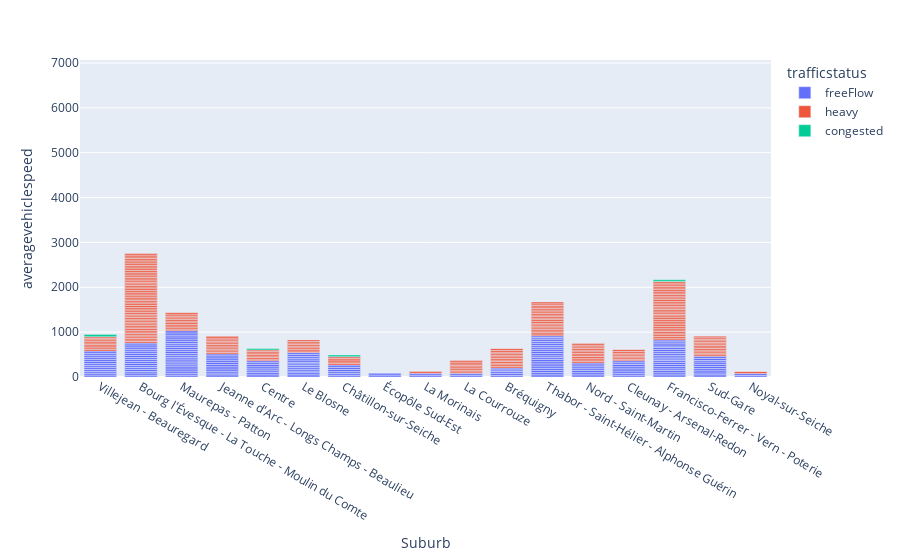

Notebook source saved alongside this figure:
### Code cell
# We Can see that Chatilion-sur-Seiche is The most place where The average speed is the highest.
# While The Most Place that have The Lowest Average Speed Is the Rue de Nantes.
# Thus We Can Assume That Chatilion-sur-Seiche have a Free Flow Traffic as the average speeds are high, while Rue de Nantes has a congested or heavy traffic. 

fig = px.bar(top_10, y='averagevehiclespeed',
             x='Suburb',
            color='trafficstatus')
fig.show()

### Figure 1 — Plotly figure (JSON) as saved in the notebook; plotly's stock layout.template omitted (floating-point values rounded to 4 significant figures; data arrays with more than 128 entries replaced by an {"elided": "..."} marker saying what was removed)
{"data": [{"alignmentgroup": "True", "hovertemplate": "trafficstatus=freeFlow<br>Suburb=%{x}<br>averagevehiclespeed=%{y}<extra></extra>", "legendgroup": "freeFlow", "marker": {"color": "#636efa", "pattern": {"shape": ""}}, "name": "freeFlow", "offsetgroup": "freeFlow", "orientation": "v", "showlegend": true, "textposition": "auto", "type": "bar", "x": {"elided": "237 str values"}, "xaxis": "x", "y": {"elided": "237 int values"}, "yaxis": "y"}, {"alignmentgroup": "True", "hovertemplate": "trafficstatus=heavy<br>Suburb=%{x}<br>averagevehiclespeed=%{y}<extra></extra>", "legendgroup": "heavy", "marker": {"color": "#EF553B", "pattern": {"shape": ""}}, "name": "heavy", "offsetgroup": "heavy", "orientation": "v", "showlegend": true, "textposition": "auto", "type": "bar", "x": {"elided": "311 str values"}, "xaxis": "x", "y": {"elided": "311 int values"}, "yaxis": "y"}, {"alignmentgroup": "True", "hovertemplate": "trafficstatus=congested<br>Suburb=%{x}<br>averagevehiclespeed=%{y}<extra></extra>", "legendgroup": "congested", "marker": {"color": "#00cc96", "pattern": {"shape": ""}}, "name": "congested", "offsetgroup": "congested", "orientation": "v", "showlegend": true, "textposition": "auto", "type": "bar", "x": [null, null, null, "Villejean - Beauregard", "Francisco-Ferrer - Vern - Poterie", "Centre", "Châtillon-sur-Seiche"], "xaxis": "x", "y": [40, 36, 43, 49, 38, 34, 40], "yaxis": "y"}], "layout": {"barmode": "relative", "legend": {"title": {"text": "trafficstatus"}, "tracegroupgap": 0}, "margin": {"t": 60}, "xaxis": {"anchor": "y", "domain": [0, 1], "title": {"text": "Suburb"}}, "yaxis": {"anchor": "x", "domain": [0, 1], "title": {"text": "averagevehiclespeed"}}}}
